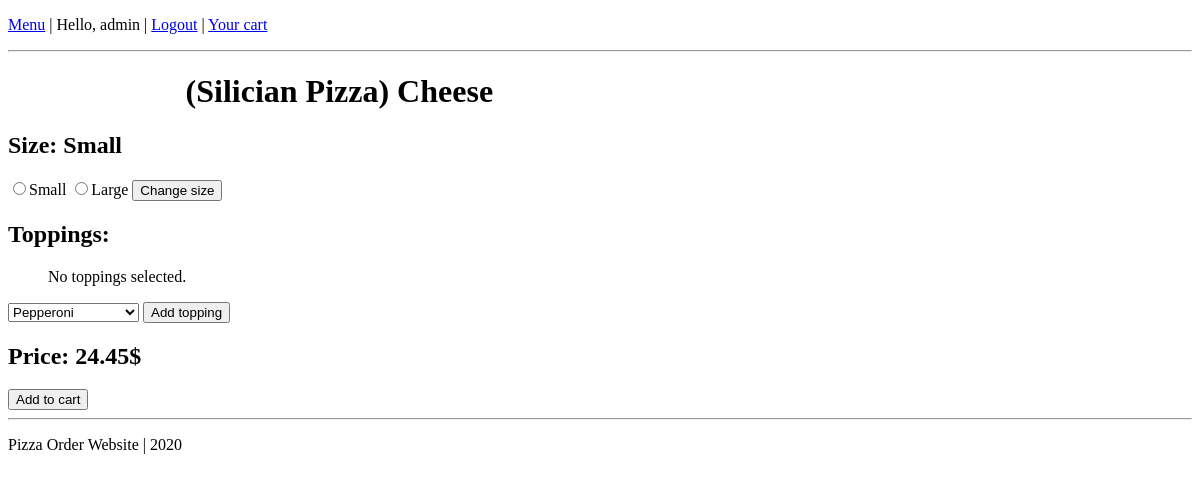
Page /11 (signed in) on the committed database.
### orders/models.py (models this page shows, shortened)
class MenuItem(models.Model):
    name_parent = models.ForeignKey(ItemName, on_delete=models.CASCADE, related_name='item_list', verbose_name='(Kind) - Name', default=-1)
    size_parent = models.ForeignKey(ItemSize, on_delete=models.CASCADE, related_name='item_list', verbose_name='(Kind) - Size', default=-1)
    price = models.DecimalField(max_digits=5, decimal_places=2, blank=False, default=0)
    @property
    def kind_parent(self):
        return self.name_parent.kind_parent
    @property
    def kind(self):
        return self.name_parent.kind_parent.kind
    @property
    def name(self):
        return self.name_parent.name
    @property
    def size(self):
        return self.size_parent.size

class ItemName(models.Model):
    kind_parent = models.ForeignKey(ItemKind, on_delete=models.CASCADE, related_name="name_list", verbose_name='Kind', default=-1)
    name = models.CharField(max_length=64, blank=False, default='')

class ItemKind(models.Model):
    kind = models.CharField(max_length=64, blank=False, default='')

class ItemSize(models.Model):
    kind_parent = models.ForeignKey(ItemKind, on_delete=models.CASCADE, related_name="size_list", verbose_name='Kind', default=-1)
    size = models.CharField(max_length=64, blank=False, default='')

### orders/views.py (the view, shortened to what this page needs)
# urls.py: path("<int:menu_id>", views.item_info, name="item_info"),
def item_info(request, menu_id):
    if not request.user.is_authenticated:
        return render(request, 'error.html', context={"message": "Only authenticated users are able to prepare and submit orders."})
    item = MenuItem.objects.get(id=menu_id)
    if not item:
        raise Http404('Item not in menu.')
    if 'pizza' in item.kind:
        selected_toppings = request.session.get('selected_toppings', [])
        if request.method == 'POST':
            new_topping = request.POST.get('topping', None)
            toDelete_topping = request.POST.get('delete', None)
            if new_topping:
                new_topping = int(new_topping)
            if toDelete_topping:
                toDelete_topping = int(toDelete_topping)
            if new_topping and not new_topping in selected_toppings:
                selected_toppings.append(new_topping)
            elif toDelete_topping and toDelete_topping in selected_toppings:
                selected_toppings.remove(toDelete_topping)
        else:
            selected_toppings = []
        request.session['selected_toppings'] = selected_toppings
        request.session.modified = True
        def numberOfToppingsToName(kind, x):
            if x > 3:
                return 'Special'
            if kind == 'silician pizza':
                return {0: 'Cheese', 1: '1 item', 2: '2 items', 3: '3 items'}[x]
            else:
                return {0: 'Cheese', 1: '1 topping', 2: '2 toppings', 3: '3 toppings'}[x]
        item = MenuItem.objects.filter(
                name_parent__kind_parent__kind = item.kind,
                name_parent__name = numberOfToppingsToName(item.kind, len(selected_toppings)),
                size_parent__size = item.size
                ).first()
        new_size = request.POST.get('size', None)
        if item and new_size:
             item = MenuItem.objects.filter(
                    name_parent__kind_parent__kind = item.kind,
                    name_parent__name = item.name,
                    size_parent__size = new_size
                    ).first()
        context = {
            "item": item,
            "selected_toppings": Topping.objects.filter(id__in=selected_toppings),
            "not_selected_toppings": Topping.objects.exclude(id__in=selected_toppings).all(),
        }
        return render(request, "orders/item_info.html", context)
    else:
        return render(request, "error.html", context={"message": "Currently not supported."})

### orders/templates/orders/item_info.html (shortened to what this page needs)
{% extends "base.html" %}
{% block body %}
    <h1 style="padding-left:15%">({{ item.kind|title }}) {{ item.name }}</h1>
    <h2>Size: {{ item.size }}</h2>
    <form action="{% url 'item_info' item.id %}" method="post">
        {% for size in item.kind_parent.size_list.all %}
            <input type="radio" name="size" value="{{ size.size }}">{{ size.size }}
        {% endfor %}
        <input type="submit" value="Change size"/>
    </form>
    <h2>Toppings:</h2>
    <ul class="nobull">
        {% for topping in selected_toppings %}
            <li>
                <form action="{% url 'item_info' item.id %}" method="post">
                    {% csrf_token %}
                    <button type="submit" name="delete" value="{{ topping.id }}">x</button> {{ topping.name }}
                </form>
            </li>
        {% empty %}
            <li>No toppings selected.</li>
        {% endfor %}
    </ul>
    {% if selected_toppings|length < 5 %}
        <form action="{% url 'item_info' item.id %}" method="post">
            <select name="topping">
                {% for topping in not_selected_toppings %}
                    <option value="{{ topping.id }}">{{ topping.name }}</option>
                {% endfor %}
            </select>
            <input type="submit" value="Add topping"/>
        </form>
    {% else %}
        <p>Maximum number of toppings reached.</p>
    {% endif %}
    <h2>Price: {{ item.price }}$</h2>
    <form action="{% url 'add_to_cart' %}" method="post">{% csrf_token %}
        <button type="submit" name="cart_item" value="{{ item.id }}">Add to cart</button>
    </form>
{% endblock %}

### templates/base.html (shortened to what this page needs)
{% load static %}
<!DOCTYPE html>
<html>
	<head>
        <link rel="stylesheet" type="text/css" href="{% static 'site.css' %}"/>
        {% if request.user.is_authenticated %}
            <p>
                <a href="{% url 'index' %}">Menu</a> |
                Hello, {{ request.user.username }} |
                <a href="{% url 'logout' %}">Logout</a> |
                <a href="{% url 'cart' %}">Your cart</a>
            </p>
        {% else %}
            <p>
                <a href="{% url 'index' %}">Menu</a> |
                <a href="{% url 'register' %}">Register</a> |
                <a href="{% url 'login' %}">Login</a>
            </p>
        {% endif %}
        <hr>
	</head>
	<body>
        {% block body %}
        {% endblock %}
	</body>
    <footer>
        <hr>
        <p>Pizza Order Website | 2020</p>
    </footer>
</html>

### static/site.css (style rules this page uses)
.nobull { list-style-type: none; }

### rows in the picture
MenuItem: kind "Silician Pizza", name "Cheese", size "Small", price "24.45"
ItemSize: size "Small"
ItemSize: size "Large"

### other values in the picture
{{ request.user.username }} "admin"
form field topping "Pepperoni"
